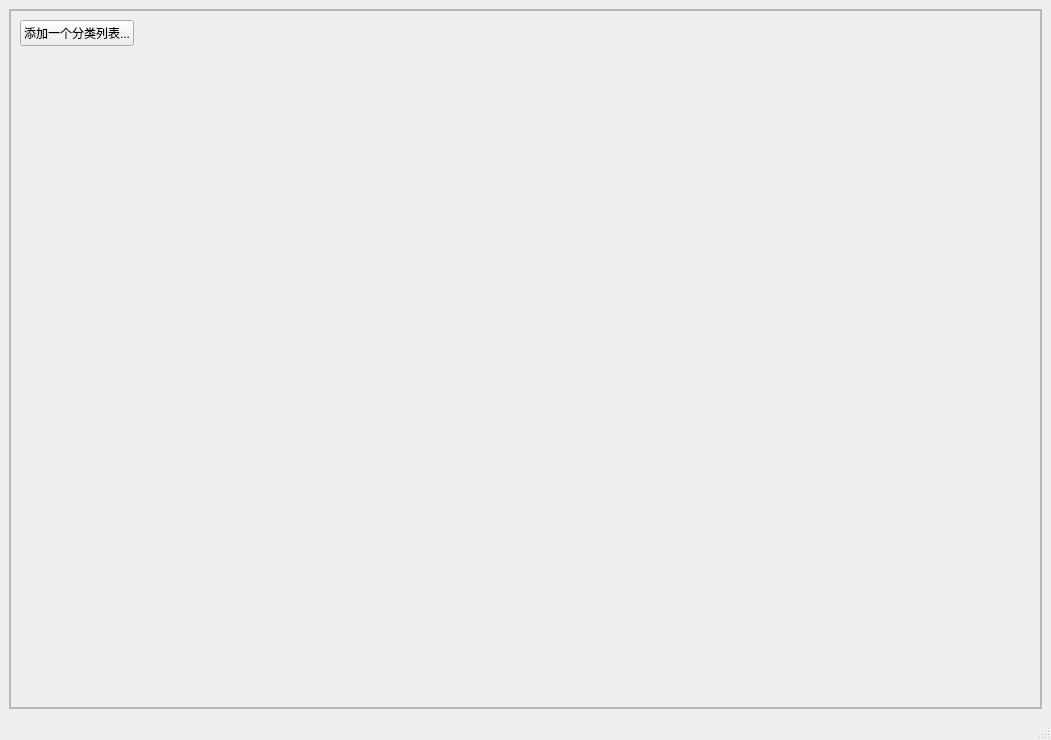
<?xml version="1.0" encoding="UTF-8"?>
<ui version="4.0">
 <class>MainWindow</class>
 <widget class="QMainWindow" name="MainWindow">
  <property name="geometry">
   <rect>
    <x>0</x>
    <y>0</y>
    <width>1051</width>
    <height>740</height>
   </rect>
  </property>
  <property name="windowTitle">
   <string>MainWindow</string>
  </property>
  <widget class="QWidget" name="centralwidget">
   <layout class="QHBoxLayout" name="horizontalLayout_2">
    <item>
     <widget class="QScrollArea" name="scrollArea">
      <property name="minimumSize">
       <size>
        <width>900</width>
        <height>700</height>
       </size>
      </property>
      <property name="autoFillBackground">
       <bool>true</bool>
      </property>
      <property name="lineWidth">
       <number>0</number>
      </property>
      <property name="widgetResizable">
       <bool>true</bool>
      </property>
      <widget class="QWidget" name="scrollAreaWidgetContents">
       <property name="geometry">
        <rect>
         <x>0</x>
         <y>0</y>
         <width>1031</width>
         <height>698</height>
        </rect>
       </property>
       <property name="autoFillBackground">
        <bool>true</bool>
       </property>
       <layout class="QHBoxLayout" name="horizontalLayout">
        <property name="spacing">
         <number>0</number>
        </property>
        <property name="leftMargin">
         <number>0</number>
        </property>
        <property name="topMargin">
         <number>0</number>
        </property>
        <property name="rightMargin">
         <number>0</number>
        </property>
        <property name="bottomMargin">
         <number>0</number>
        </property>
        <item>
         <widget class="QScrollArea" name="scroll_area_task">
          <property name="minimumSize">
           <size>
            <width>212</width>
            <height>0</height>
           </size>
          </property>
          <property name="maximumSize">
           <size>
            <width>16777215</width>
            <height>800</height>
           </size>
          </property>
          <property name="acceptDrops">
           <bool>true</bool>
          </property>
          <property name="autoFillBackground">
           <bool>true</bool>
          </property>
          <property name="lineWidth">
           <number>0</number>
          </property>
          <property name="widgetResizable">
           <bool>true</bool>
          </property>
          <widget class="QWidget" name="scrollAreaWidgetContents_2">
           <property name="geometry">
            <rect>
             <x>0</x>
             <y>0</y>
             <width>1029</width>
             <height>696</height>
            </rect>
           </property>
           <layout class="QHBoxLayout" name="horizontalLayout_4">
            <item>
             <layout class="QHBoxLayout" name="layout_boards"/>
            </item>
            <item>
             <layout class="QVBoxLayout" name="verticalLayout_2">
              <item>
               <widget class="QPushButton" name="btn_add_task">
                <property name="text">
                 <string>添加一个分类列表...</string>
                </property>
               </widget>
              </item>
              <item>
               <spacer name="verticalSpacer">
                <property name="orientation">
                 <enum>Qt::Vertical</enum>
                </property>
                <property name="sizeHint" stdset="0">
                 <size>
                  <width>20</width>
                  <height>40</height>
                 </size>
                </property>
               </spacer>
              </item>
             </layout>
            </item>
            <item>
             <spacer name="horizontalSpacer">
              <property name="orientation">
               <enum>Qt::Horizontal</enum>
              </property>
              <property name="sizeHint" stdset="0">
               <size>
                <width>40</width>
                <height>20</height>
               </size>
              </property>
             </spacer>
            </item>
           </layout>
          </widget>
         </widget>
        </item>
       </layout>
      </widget>
     </widget>
    </item>
   </layout>
  </widget>
  <widget class="QStatusBar" name="statusbar"/>
 </widget>
 <resources/>
 <connections/>
</ui>
